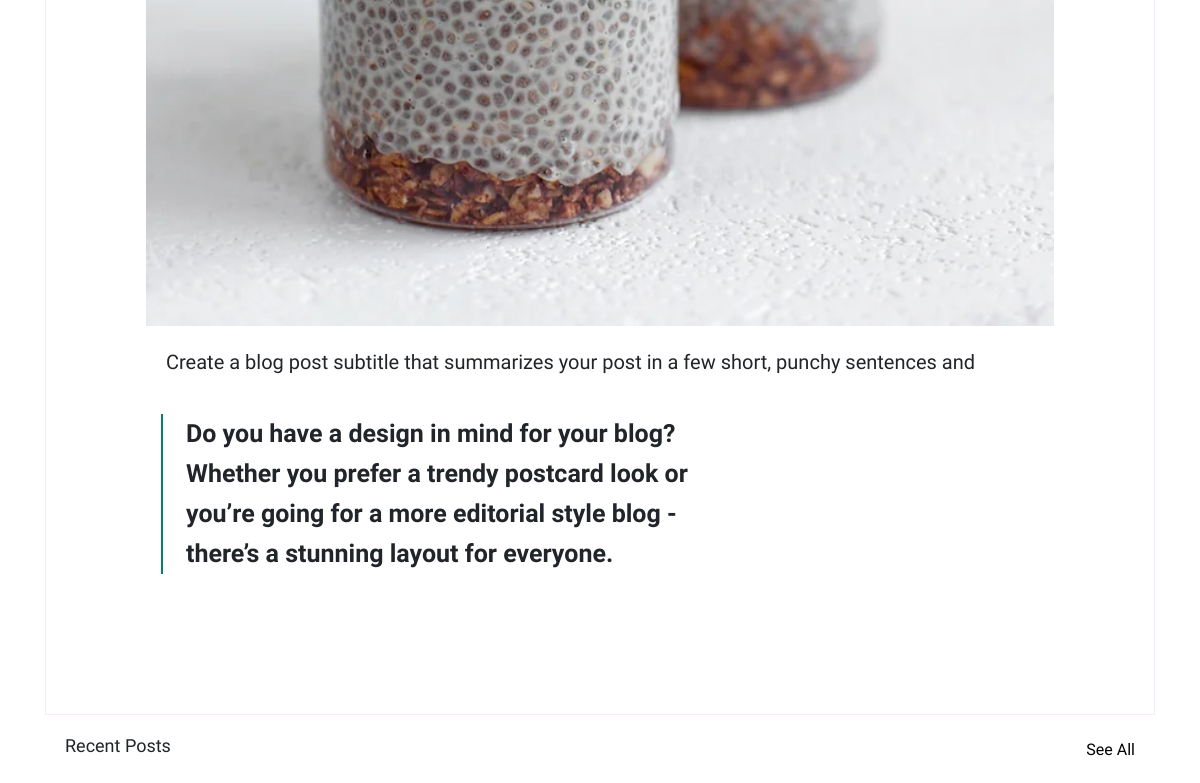
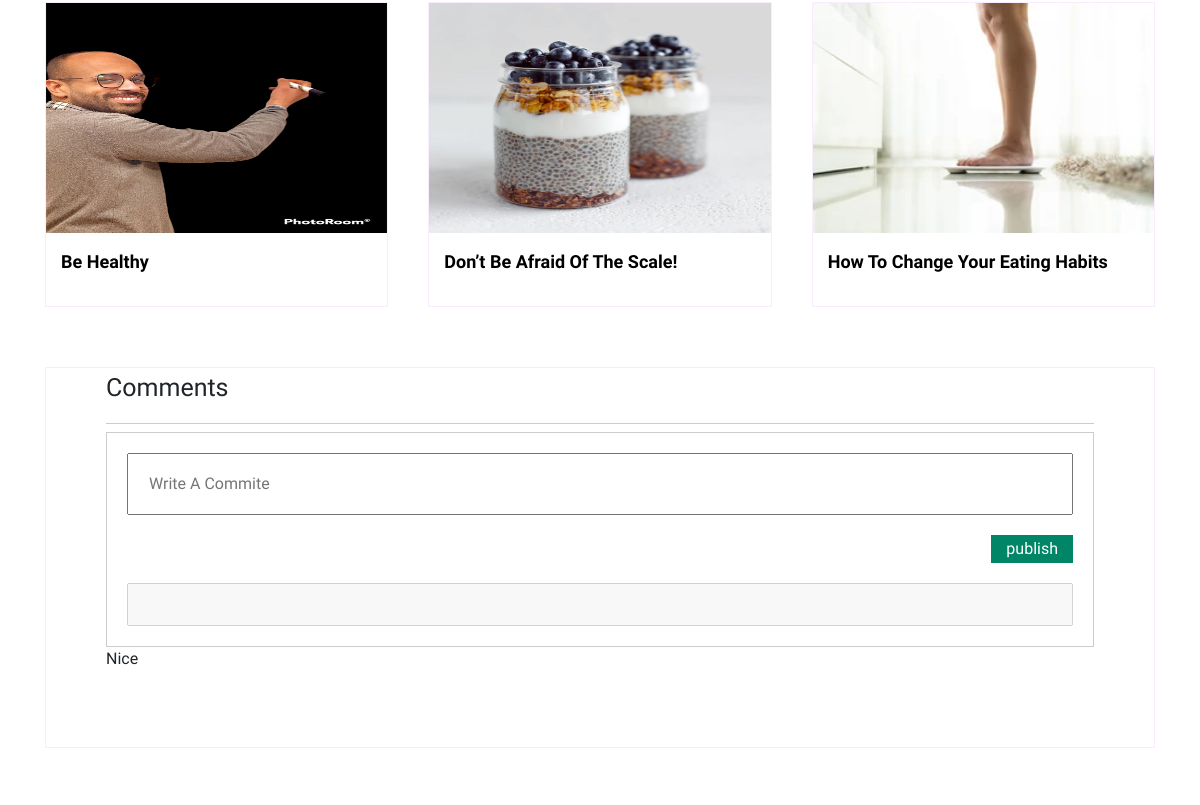
Before: /blog/article/1 (middle part) with the older database file (2 pictures, top to bottom).
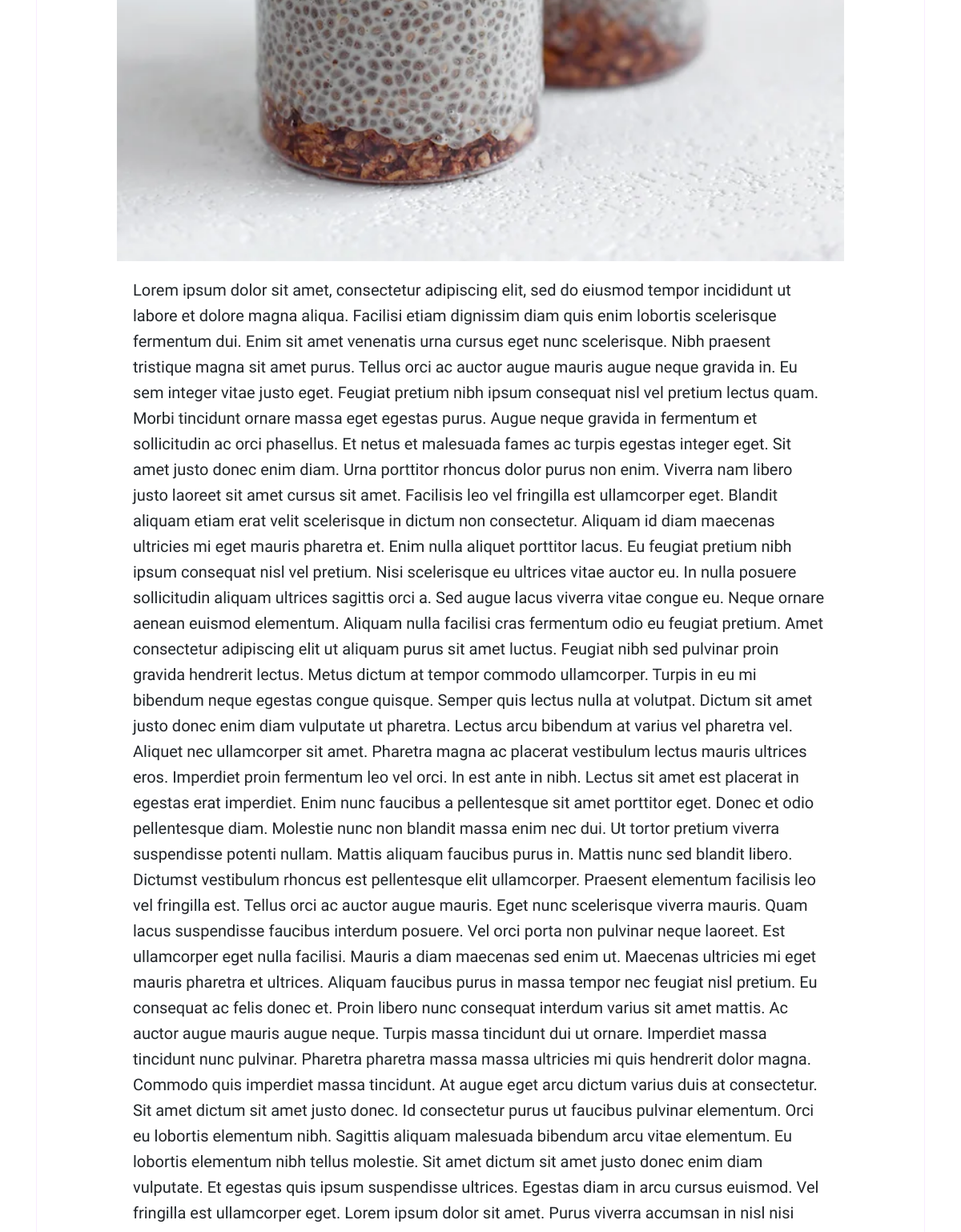
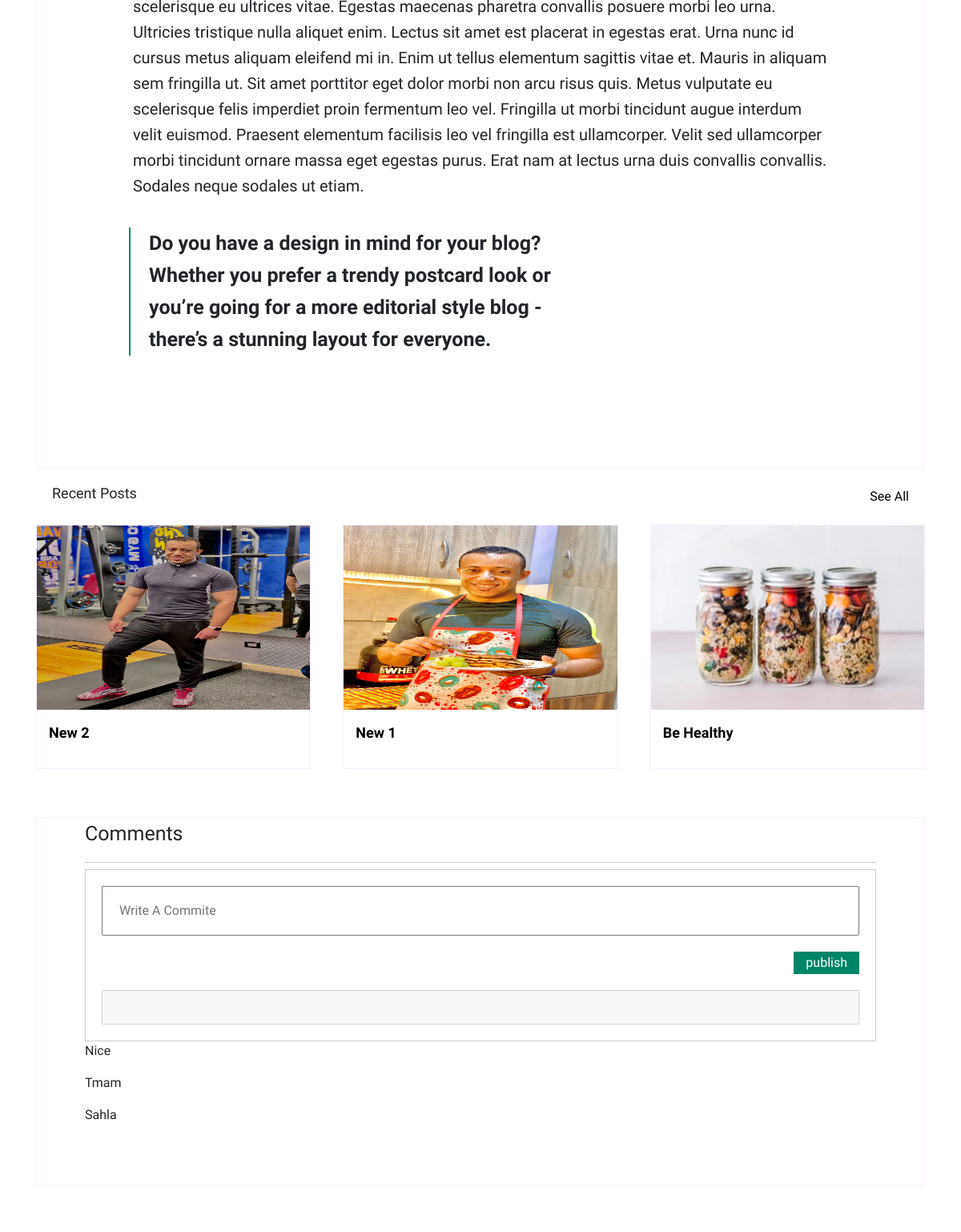
After: the same page with the newer database file (2 pictures, top to bottom).
### blog/models.py (models this page shows, shortened)
class Article(models.Model):
    publish_date = models.DateTimeField(auto_now_add=True)
    title = models.CharField(max_length=255)
    description = models.TextField()
    image = models.ImageField(null=True)

class Comment(models.Model):
    comment = models.CharField(max_length=255)
    user = models.ForeignKey(User, on_delete=models.CASCADE, related_name='comments')
    article = models.ForeignKey(Article, on_delete=models.CASCADE, related_name='comments')
    comment_date = models.DateTimeField(auto_now_add=True)

### blog/views.py (the view)
# urls.py: path('article/<int:pk>', views.article_details, name='article'),
def article_details(request, pk):
    article = Article.objects.prefetch_related('comments').get(pk=pk)
    recent_articles = Article.objects.all().order_by('-publish_date')[:3]
    return render(request, "read_article.html", {"article": article, "recent_articles": recent_articles})

### templates/read_article.html (shortened to what this page needs)
{% extends 'base.html' %}
{% load static %}
{% block body %}
<section class="read_article">
    <div class="container">
        <div class="card_blog">
            <img src="{% static 'images/nourish_1.jpg' %}" alt="">
            <div class="text_blog">
                <p>{{ article.description}}</p>
                <q>Do you have a design in mind for your blog? Whether you prefer a trendy postcard look or
                    you’re going for a more editorial style blog - there’s a stunning layout for everyone.</q>
            </div>
        </div>
        <div class="title_recent">
            <h5>recent posts</h5>
            <a href="{% url 'blog' %}">see all</a>
        </div>
        <div class="recent_posts">
            {% for article in recent_articles %}
            <div class="box_nourish">
                <img src="{{article.image.url}}" alt="">
                <div class="text_box_nourish">
                    <a href="read_article.html">
                        <p>{{article.title}}</p>
                    </a>
                </div>
            </div>
            {% endfor %}
        </div>
        <div class="comments">
            <h2>comments</h2>
            <form class="write_comment" action="{% url 'article' %}" method="post">
                <input type="text" placeholder="write a commite" class="text_commite" name="comment">
                <input type="submit" value="publish" class="publish">
                <input type="text" disabled>
            </form>
            {% for comment in article.comments.all %}
            <p style="display: block;">{{comment.comment}}</p>
            {% endfor %}
        </div>
    </div>
</section>
{% endblock%}

Changed rows visible on the page:
no longer on one of the page's lists (row edited): Article: title "How To Change Your Eating Habits"
no longer on this page (row unchanged): Article: image (picture), title "Don’t Be Afraid Of The Scale!"
changed Article: description "Create a blog post subtitle that summarizes your post in a few short, punchy sentences and" → "Lorem ipsum dolor sit amet, consectetur adipiscing elit, sed do eiusmod tempor incididunt ut labore et dolore magna aliqua. Facilisi etiam dignissim diam quis enim lobortis scelerisque fermentum dui. Enim sit amet venenatis urna cursus eget nunc scelerisque. Nibh praesent tristique magna sit amet purus. Tellus orci ac auctor augue mauris augue neque gravida in. Eu sem integer vitae justo eget. Feugiat pretium nibh ipsum consequat nisl vel pretium lectus quam. Morbi tincidunt ornare massa eget egestas purus. Augue neque gravida in fermentum et sollicitudin ac orci phasellus. Et netus et malesuada fames ac turpis egestas integer eget. Sit amet justo donec enim diam. Urna porttitor rhoncus…"
added Article: image (picture), title "New 2"
added Article: image (picture), title "New 1"
changed Article "Be Healthy": image: a different picture
added Comment: comment "Tmam"
added Comment: comment "Sahla"
